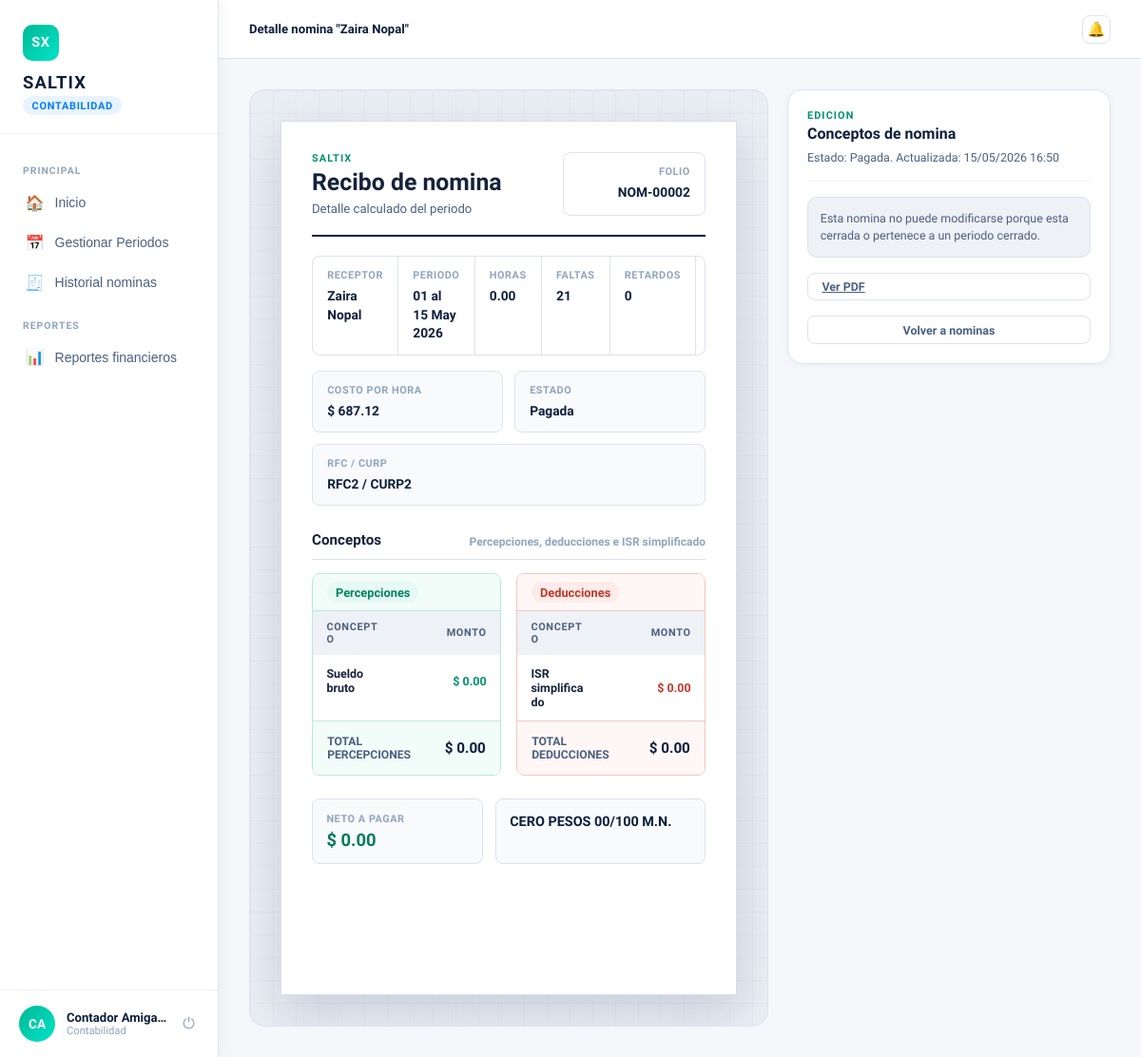
Page /contabilidad/nomina/2/ (signed in) on the earlier database version.
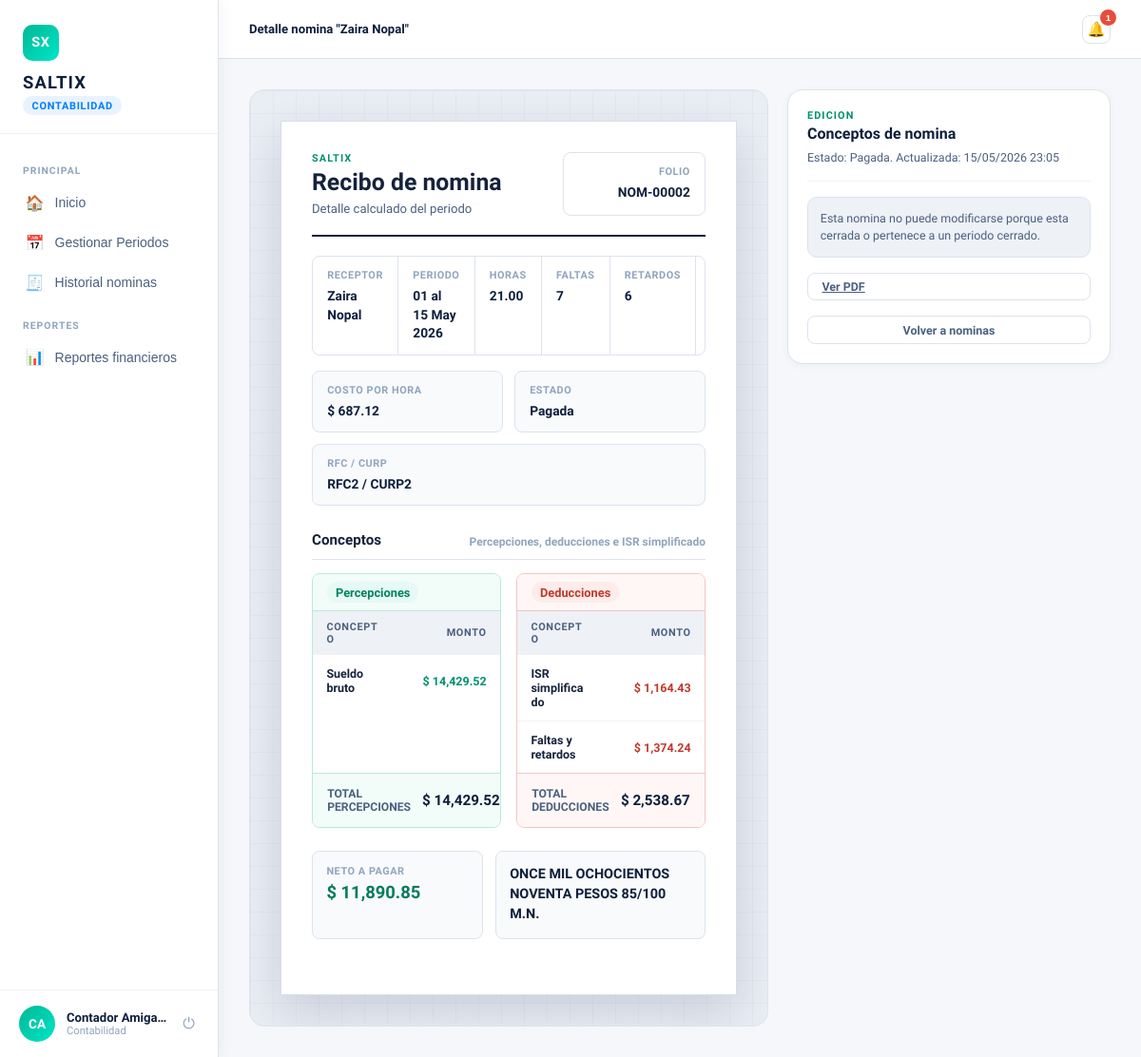
Same page on the later database version.
### Contabilidad/models.py (models this page shows, shortened)
class Nomina(models.Model):
    ESTADOS = [
        ("pendiente", "Pendiente"),
        ("procesando", "Procesando"),
        ("cerrada", "Cerrada"),
        ("pagada", "Pagada"),
    ]
    profesor = models.ForeignKey("Profesores.Profesor", on_delete=models.PROTECT)
    periodo = models.ForeignKey("Periodo", on_delete=models.PROTECT)
    horas_trabajadas = models.DecimalField(max_digits=8, decimal_places=2, default=0)
    faltas = models.PositiveIntegerField(default=0)
    retardos = models.PositiveIntegerField(default=0)
    faltas_equivalentes = models.PositiveIntegerField(default=0)
    total_bruto = models.DecimalField(max_digits=12, decimal_places=4)
    total_percepciones = models.DecimalField(max_digits=12, decimal_places=4)
    total_impuestos = models.DecimalField(max_digits=12, decimal_places=4)
    total_deducciones = models.DecimalField(max_digits=12, decimal_places=4)
    total_neto = models.DecimalField(max_digits=12, decimal_places=4)
    fecha_de_generacion = models.DateTimeField(auto_now_add=True)
    fecha_actualizacion = models.DateTimeField(auto_now=True)
    estado = models.CharField(max_length=20, choices=ESTADOS, default="procesando")
    class Meta:
        constraints = [
            models.UniqueConstraint(
                fields=["profesor", "periodo"],
                name="unique_nomina_profesor_periodo",
            ),
        ]
        indexes = [
            models.Index(fields=["periodo", "estado"]),
            models.Index(fields=["profesor", "periodo"]),
        ]

### Contabilidad/views.py (the view)
# urls.py: path("nomina/<int:nomina_id>/", views.detalle_nomina, name="detalle_nomina"),
@login_required
@requiere_rol("contabilidad", "administrador")
def detalle_nomina(request, nomina_id):
    nomina = get_object_or_404(
        Nomina.objects.select_related("profesor", "profesor__usuario", "periodo"),
        id=nomina_id,
    )
    profesor = nomina.profesor
    detalles = DetalleNomina.objects.filter(nomina=nomina).select_related("concepto").order_by("concepto__tipo", "id")
    resumen = resumen_nomina(profesor.id, nomina.periodo)
    total_deducciones = nomina.total_impuestos + nomina.total_deducciones
    total_neto = nomina.total_neto
    descuento_asistencia = min(resumen["descuento_asistencia"], nomina.total_deducciones)
    context = {
        "nomina": nomina,
        "profesor": profesor,
        "detalles": detalles,
        "detalle_percepciones": detalles.filter(concepto__tipo="PERCEPCION"),
        "detalle_deducciones": detalles.filter(concepto__tipo="DEDUCCION"),
        "editable": nomina.periodo.estado == "ABIERTO" and nomina.estado not in {"cerrada", "pagada"},
        "total_faltas": resumen["horas_descuento"],
        "descuento_asistencia": descuento_asistencia,
        "periodo_label": f"{nomina.periodo.fecha_inicio:%d} al {nomina.periodo.fecha_fin:%d %B %Y}",
        "preview_total_percepciones": nomina.total_percepciones,
        "preview_total_deducciones": total_deducciones,
        "preview_descuento_faltas": descuento_asistencia,
        "preview_total_neto": total_neto,
        "preview_total_neto_texto": dinero_a_texto(total_neto),
    }
    return render(request, "Contabilidad/nomina_gen.html", context)

### Contabilidad/templatetags/money_filters.py (called while the page is built)
@register.filter
def money(value):
    try:
        amount = Decimal(value or 0)
    except (InvalidOperation, TypeError, ValueError):
        amount = Decimal("0")
    return f"{amount:,.2f}"

### Contabilidad/utils.py (called while the page is built)
def horas_de_asistencia(asistencia):
    if not asistencia.hora_salida:
        return Decimal("0")
    inicio = datetime.combine(date.today(), asistencia.hora_entrada)
    fin = datetime.combine(date.today(), asistencia.hora_salida)
    return Decimal(str(max((fin - inicio).total_seconds() / 3600, 0)))

def get_asistencias_periodo(profesor_id, periodo=None):
    periodo = periodo or get_periodo_activo()
    if periodo is None:
        return Asistencia.objects.none()
    return Asistencia.objects.filter(
        profesor_id=profesor_id,
        fecha__range=(periodo.fecha_inicio, periodo.fecha_fin),
    ).exclude(tipo_registro="COMPENSATORIA")

def get_compensatorias_periodo(profesor_id, periodo=None):
    periodo = periodo or get_periodo_activo()
    if periodo is None:
        return Asistencia.objects.none()
    return Asistencia.objects.filter(
        profesor_id=profesor_id,
        fecha__range=(periodo.fecha_inicio, periodo.fecha_fin),
        tipo_registro="COMPENSATORIA",
    )

### Contabilidad/templates/Contabilidad/nomina_gen.html (shortened to what the changed rows need)
{% extends "core/layout.html" %}
{% load static %}
{% load money_filters %}
{% block page_css %}
<link rel="stylesheet" href="{% static 'css/dashboard_base.css' %}">
<link rel="stylesheet" href="{% static 'css/dashboard_shared.css' %}">
<link rel="stylesheet" href="{% static 'css/dashboard_contabilidad.css' %}">
{% endblock %}
{% block topbar %}
<header class="topbar">
  <div class="topbar-actions">
    {% include "Notifications/partials/bell.html" %}
  </div>
</header>
{% endblock %}
{% block content %}
<div class="page active" id="page-nomina-gen">
  <div class="nomina-gen-shell">
    <section class="nomina-preview-stage" aria-label="Detalle del recibo de nomina">
      <div class="nomina-paper" id="preview">
        <header class="nomina-paper-header">
          <div>
            <h2>Recibo de nomina</h2>
          </div>
          <div class="paper-folio">
            <span>Folio</span>
            <strong>NOM-{{ nomina.id|stringformat:"05d" }}</strong>
          </div>
        </header>
        <div class="paper-meta-grid paper-meta-grid-wide">
          <div class="paper-meta-block">
            <span>Horas</span>
            <strong>{{ nomina.horas_trabajadas }}</strong>
          </div>
          <div class="paper-meta-block">
            <span>Faltas</span>
            <strong>{{ nomina.faltas }}</strong>
          </div>
          <div class="paper-meta-block">
            <span>Retardos</span>
            <strong>{{ nomina.retardos }}</strong>
          </div>
        </div>
        <div class="paper-info-grid">
          <div>
            <span>Estado</span>
            <strong>{{ nomina.get_estado_display }}</strong>
          </div>
        </div>
        <div class="paper-concepts-groups">
          <section class="paper-concept-box paper-concept-box-percepcion">
            <div class="paper-concepts-table" data-concept-table="PERCEPCION">
              <div class="paper-concepts-row">
                <strong>Sueldo bruto</strong>
                <strong class="amount-pos">$ {{ nomina.total_bruto|money }}</strong>
              </div>
            </div>
            <div class="paper-concept-total">
              <span>Total percepciones</span>
              <strong data-total-percepciones data-base-total="{{ preview_total_percepciones }}">$ {{ preview_total_percepciones|money }}</strong>
            </div>
          </section>
          <section class="paper-concept-box paper-concept-box-deduccion">
            <div class="paper-concepts-table" data-concept-table="DEDUCCION">
              <div class="paper-concepts-row">
                <strong>ISR simplificado</strong>
                <strong class="amount-neg">$ {{ nomina.total_impuestos|money }}</strong>
              </div>
              {% if preview_descuento_faltas %}
                <div class="paper-concepts-row">
                  <strong>Faltas y retardos</strong>
                  <strong class="amount-neg">$ {{ preview_descuento_faltas|money }}</strong>
                </div>
              {% endif %}
            </div>
            <div class="paper-concept-total">
              <span>Total deducciones</span>
              <strong data-total-deducciones data-base-total="{{ preview_total_deducciones }}">$ {{ preview_total_deducciones|money }}</strong>
            </div>
          </section>
        </div>
        <footer class="paper-totals">
          <div class="paper-net-total">
            <span>Neto a pagar</span>
            <strong data-total-neto data-base-total="{{ preview_total_neto }}">$ {{ preview_total_neto|money }}</strong>
          </div>
          <div class="paper-net-text">
            <strong data-total-neto-text>{{ preview_total_neto_texto }}</strong>
          </div>
        </footer>
      </div>
    </section>
    <aside class="nomina-concepts-panel" aria-label="Agregar conceptos a la nomina">
      <div class="concept-panel-header">
        <span class="paper-kicker">Edicion</span>
        <h3>Conceptos de nomina</h3>
        <p class="panel-note">Estado: {{ nomina.get_estado_display }}. Actualizada: {{ nomina.fecha_actualizacion|date:"d/m/Y H:i" }}</p>
      </div>
    </aside>
  </div>
</div>
{% endblock %}

Differences in the rows shown:
changed Nomina "Pagada": horas_trabajadas "0.00" → "21.00"; faltas "21" → "7"; retardos "0" → "6"; total_bruto "0.00" → "14,429.52"; total_percepciones "0.00" → "14,429.52"; total_impuestos "0.00" → "1,164.43"; total_neto "0.00" → "11,890.85"; fecha_actualizacion "15/05/2026 16:50" → "15/05/2026 23:05"
Other differences:
{{ notification_unread_count }}: (not shown) → "1"
{{ preview_descuento_faltas|money }}: (not shown) → "1,374.24"
{{ preview_total_deducciones|money }}: "0.00" → "2,538.67"
{{ preview_total_neto_texto }}: "CERO PESOS 00/100 M.N." → "ONCE MIL OCHOCIENTOS NOVENTA PESOS 85/100 M.N."
text now shown: "Faltas y retardos $"
